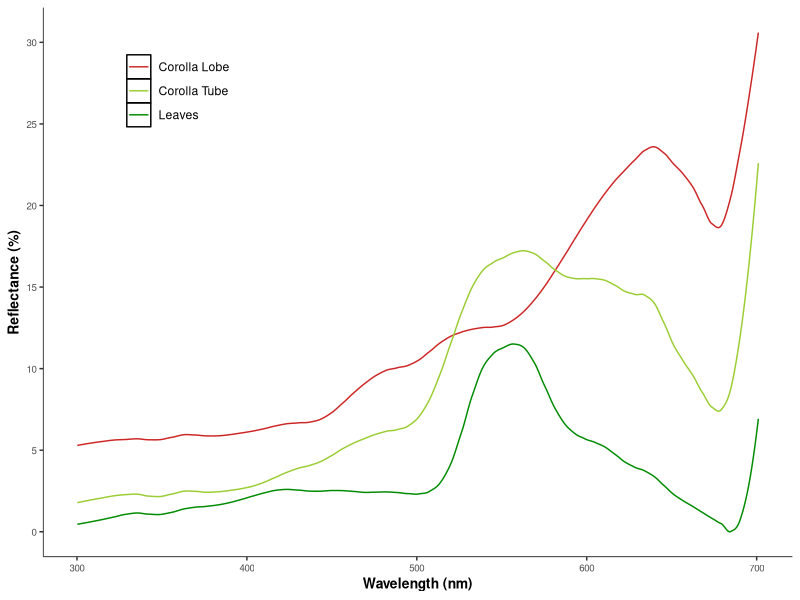

The R script that drew this image:
# Packages
library(ggplot2)
library(tidyverse)

# Retrieve reflectance spectrum data
Reflectance <- read.csv("Data/Reflectance_spectrum.csv", header = TRUE)

# Plotting reflectance spectrum
Figure_5 <- Reflectance %>%
  ggplot(aes(x = wavelength, y = c(Corolla_Lobe, Corolla_Tube, Leaves))) +
  geom_line(aes(x = wavelength, y = Corolla_Lobe, colour = "Corolla Lobe")) +
  geom_line(aes(x = wavelength, y = Corolla_Tube, colour = "Corolla Tube")) +
  geom_line(aes(x = wavelength, y = Leaves, colour = "Leaves"))

# Adjust figure 
Figure_5 <- Figure_5 +
  theme(panel.background = element_blank(), text=element_text(family = 'sans'),
      axis.text=element_text(size=7), axis.title=element_text(size=10,face="bold"),
      axis.line.x.bottom = element_line(color="black", size = 0.25),
      axis.line.y.left = element_line(color="black", size = 0.25),
      legend.position = c(0.18, 0.87), legend.key=element_rect(fill=NA)) +
  ylab("Reflectance (%)") + xlab("Wavelength (nm)") +
  scale_y_continuous(breaks = seq(0,30,5)) +
  scale_colour_manual(name='', 
      values=c("Corolla Lobe" = "#cd2626", "Corolla Tube" = "#9ACD32", "Leaves" = "#008b00"))
ggsave("Figure5.pdf", dpi = 300, height = 8.4, width =12.7, units = "cm")  
